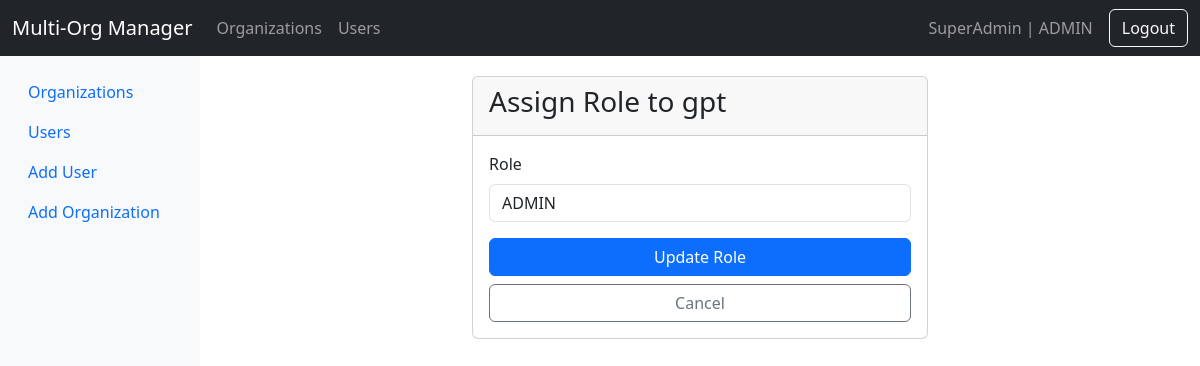
Screenshot of /organizations/users/1/role/ (signed in) with the database file from the repository.
### organizations/models.py (models this page shows, shortened)
class CustomUser(AbstractUser):
    organization = models.ForeignKey(
        Organization,
        on_delete=models.CASCADE,
        related_name='users',
        null=True,
    )
    role = models.ForeignKey(
        Role,
        on_delete=models.SET_NULL,
        null=True,
        related_name='users'
    )
    def is_organization_admin(self):
        return self.role and self.role.name == 'ADMIN'
    def is_main_org_admin(self):
        return (self.organization is not None and
                self.organization.is_main and
                self.is_organization_admin())

class Organization(models.Model):
    name = models.CharField(max_length=100, unique=True)
    address = models.TextField()
    is_main = models.BooleanField(default=False)
    created_at = models.DateTimeField(auto_now_add=True)
    updated_at = models.DateTimeField(auto_now=True)

class Role(models.Model):
    ROLE_CHOICES = [
        ('ADMIN', 'Admin'),
        ('EDITOR', 'Editor'),
        ('VIEWER', 'Viewer'),
    ]
    name = models.CharField(max_length=20, choices=ROLE_CHOICES)
    description = models.TextField()
    def __str__(self):
        return self.name

### organizations/views.py (the view, shortened to what this page needs)
# urls.py: path('users/<int:pk>/role/', views.RoleAssignmentView.as_view(), name='role-assignment'),
class RoleAssignmentView(LoginRequiredMixin, UserPassesTestMixin, OrganizationRequiredMixin, UpdateView):
    model = CustomUser
    form_class = RoleAssignmentForm
    template_name = 'organizations/role_assignment.html'
    def test_func(self):
        return (self.request.user.is_organization_admin() and
                self.get_object().organization == self.request.user.organization)

### organizations/forms.py
class RoleAssignmentForm(forms.ModelForm):
    class Meta:
        model = CustomUser
        fields = ['role']

### organizations/mixins.py (called while the page is built)
    def dispatch(self, request, *args, **kwargs):
        if not request.user.is_authenticated:
            return redirect('login')
        if request.user.is_superuser:
            return super().dispatch(request, *args, **kwargs)
        if not request.user.organization:
            messages.error(request, 'You must be assigned to an organization to access this page.')
            return redirect('login')
        return super().dispatch(request, *args, **kwargs)

### organizations/templates/organizations/role_assignment.html (shortened to what this page needs)
{% extends 'organizations/base.html' %}
{% block content %}
<div class="container">
    <div class="row justify-content-center">
        <div class="col-md-6">
            <div class="card">
                <div class="card-header">
                    <h3 class="card-title">Assign Role to {{ object.username }}</h3>
                </div>
                <div class="card-body">
                    <form method="post">
                        {% for field in form %}
                            <div class="mb-3">
                                <label for="{{ field.id_for_label }}" class="form-label">
                                    {{ field.label }}
                                </label>
                                {% load widget_tweaks %}
                                {{ field|add_class:"form-control" }}
                            </div>
                        {% endfor %}
                        <div class="d-grid gap-2">
                            <button type="submit" class="btn btn-primary">
                                Update Role
                            </button>
                            <a href="{% url 'user-list' %}" class="btn btn-outline-secondary">
                                Cancel
                            </a>
                        </div>
                    </form>
                </div>
            </div>
        </div>
    </div>
</div>
{% endblock %}

### organizations/templates/organizations/base.html (shortened to what this page needs)
<!DOCTYPE html>
<html lang="en">
<head>
    <link href="https://cdn.jsdelivr.net/npm/bootstrap@5.3.0/dist/css/bootstrap.min.css" rel="stylesheet">
</head>
<body>
    <nav class="navbar navbar-expand-lg navbar-dark bg-dark">
        <div class="container-fluid">
            <a class="navbar-brand" href="{% url 'organization-list' %}">Multi-Org Manager</a>
            <div class="collapse navbar-collapse" id="navbarNav">
                <ul class="navbar-nav me-auto">
                    <li class="nav-item">
                        <a class="nav-link" href="{% url 'organization-list' %}">Organizations</a>
                    </li>
                    <li class="nav-item">
                        <a class="nav-link" href="{% url 'user-list' %}">Users</a>
                    </li>
                </ul>
                {% if user.is_authenticated %}
                    <span class="navbar-text me-3">
                        {{ user.organization.name }} | {{ user.role.name }}
                    </span>
                    <form method="post" action="{% url 'logout' %}" class="d-flex">
                        <button class="btn btn-outline-light" type="submit">Logout</button>
                    </form>
                {% endif %}
            </div>
        </div>
    </nav>
    <div class="container-fluid">
        <div class="row">
            <nav class="col-md-2 d-none d-md-block sidebar">
                <div class="position-sticky pt-3">
                    <ul class="nav flex-column">
                        <li class="nav-item">
                            <a class="nav-link" href="{% url 'organization-list' %}">
                                Organizations
                            </a>
                        </li>
                        <li class="nav-item">
                            <a class="nav-link" href="{% url 'user-list' %}">
                                Users
                            </a>
                        </li>
                        {% if user.is_organization_admin %}
                            <li class="nav-item">
                                <a class="nav-link" href="{% url 'user-create' %}">
                                    Add User
                                </a>
                            </li>
                        {% endif %}
                        {% if user.is_main_org_admin %}
                            <li class="nav-item">
                                <a class="nav-link" href="{% url 'organization-create' %}">
                                    Add Organization
                                </a>
                            </li>
                        {% endif %}
                    </ul>
                </div>
            </nav>
            <main class="col-md-10 ms-sm-auto content">
                {% block content %}{% endblock %}
            </main>
        </div>
    </div>
</body>
</html>

### organizations/templates/organizations/base.html (style rules this page uses)
.sidebar { min-height: calc(100vh - 56px); background-color: #f8f9fa; }
.content { padding: 20px; }

### rows the page displays
CustomUser: organization.name "SuperAdmin", role.name "ADMIN", username "gpt", form "ADMIN"

### other values shown
{{ field.label }} "Role"
